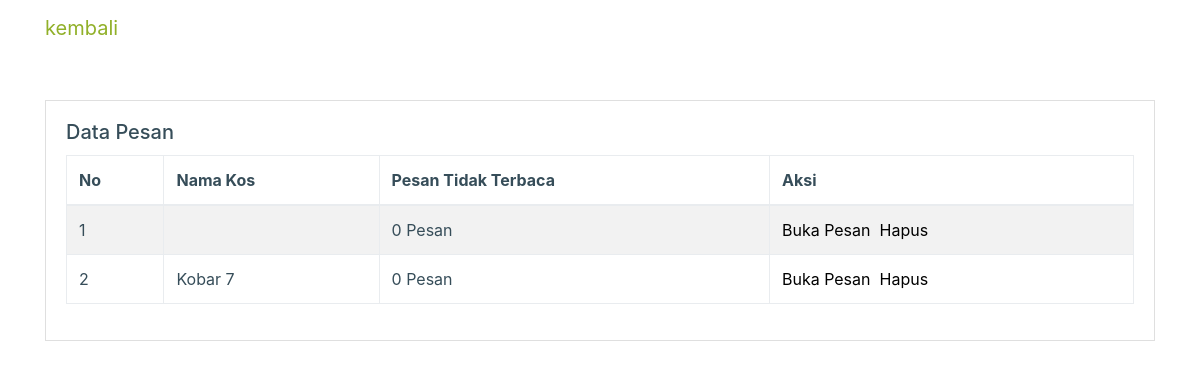
Page /penyewa/datapesan.php (signed in) on the committed database.
### tables this page shows
CREATE TABLE `chat` (
  `id_chat` varchar(8) NOT NULL,
  `kdkos` varchar(5) NOT NULL,
  `id_penyewa` varchar(5) NOT NULL,
  `noread_pemilik` int(2) NOT NULL,
  `noread_penyewa` int(2) NOT NULL,
  `create_at` datetime NOT NULL DEFAULT CURRENT_TIMESTAMP
);

CREATE TABLE `tbkos` (
  `kdkos` int(5) NOT NULL,
  `namakos` varchar(20) NOT NULL,
  `alamat` varchar(30) NOT NULL,
  `jemuran` int(2) DEFAULT NULL,
  `jeniskos` varchar(2) NOT NULL,
  `kamarmandi` int(2) DEFAULT NULL,
  `Parkiran` int(2) DEFAULT NULL,
  `kampus` int(5) DEFAULT NULL,
  `dapur` int(2) DEFAULT NULL,
  `televisi` int(2) DEFAULT NULL,
  `wifi` int(2) DEFAULT NULL,
  `warungmakan` int(2) DEFAULT NULL,
  `masjid` int(2) DEFAULT NULL,
  `atm` int(2) DEFAULT NULL,
  `minimarket` int(2) DEFAULT NULL,
  `kdpemilik` varchar(5) NOT NULL,
  `fotokos` varchar(191) NOT NULL,
  `fotokos1` varchar(191) NOT NULL
);

### penyewa/datapesan.php (the view, shortened to what this page needs)
<?php
include 'inc/header.php';
$ceksewa = mysqli_query($koneksi, "SELECT a.*, c.namakos, c.kdpemilik from chat a left join tbkos c on a.kdkos=c.kdkos where a.id_penyewa='$_SESSION[kode]'");
?>
<div class="container">
  <div class="card-group" style="margin-top: 100px; margin-bottom: 50px;">
    <div class="card" style="background-color: #fff; ">
      <div style="text-align:left;" class="card-body">
        <h5 class="card-title">Data Pesan</h5>
        <div class="table-responsive m-t-10">
          <table id="myTable" class="table table-bordered table-striped">
            <thead>
              <tr>
                <th>No</th>
                <th>Nama Kos</th>
                <th>Pesan Tidak Terbaca</th>
                <th>Aksi</th>
              </tr>
            </thead>
            <tbody>
              <?php
              $no = 1;
              while ($p = mysqli_fetch_assoc($ceksewa) ) {
                ?>
                <tr>
                  <td><?= $no; ?></td>
                  <td><?= $p['namakos']; ?></td>
                  <td><?= $p['noread_penyewa']; ?> Pesan</td>
                  <td>
                    <a href="pesan.php?id=<?= $p['id_chat']; ?>">Buka Pesan</a>&nbsp;
                    <a href="datapesan.php?id=<?= $p['id_chat']; ?>&aksi=hapus" onclick="return confirm('Apakah anda yakin ingin Menhapus chat ini?')">Hapus</a>&nbsp;
                  </td>
                </tr>
              <?php
                $no++;
              } ?>
            </tbody>
          </table>
        </div>
      </div>
    </div>
  </div>
</div>
<?php
include "inc/footer.php";
?>

### css/style.css (style rules this page uses)
html { overflow-x: hidden; }
body { line-height: 1.7; color: #364d59 !important; font-weight: 300; font-size: 1rem; }
a { -webkit-transition: .3s all ease; -o-transition: .3s all ease; transition: .3s all ease; text-decoration: none; }
h1, h2, h3, h4, h5, .h1, .h2, .h3, .h4, .h5 { font-weight: 300; color: #364d59; }

### penyewa/inc/header.php (style rules this page uses)
body { background-image: url("../images/penyewa.png"); background-size: cover; }

### rows in the picture
chat: noread_penyewa "0"
chat: tbkos.namakos "Kobar 7", noread_penyewa "0"
